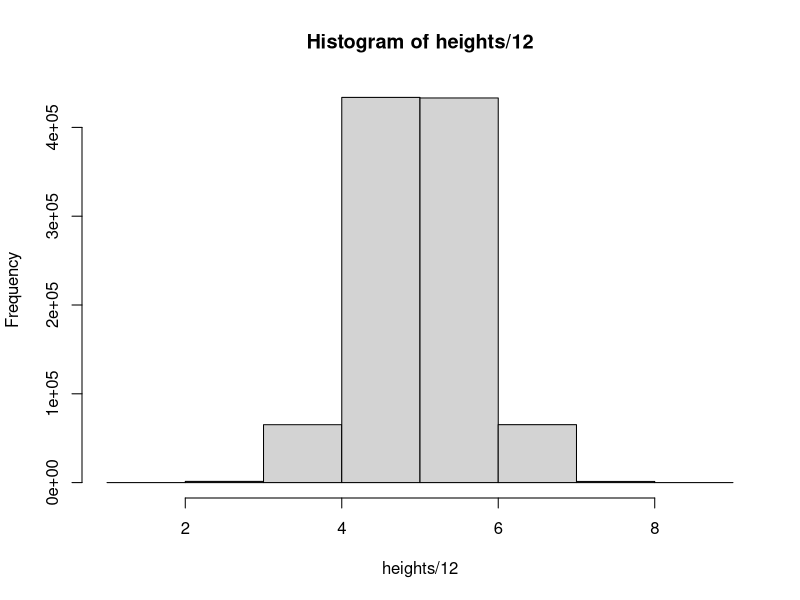
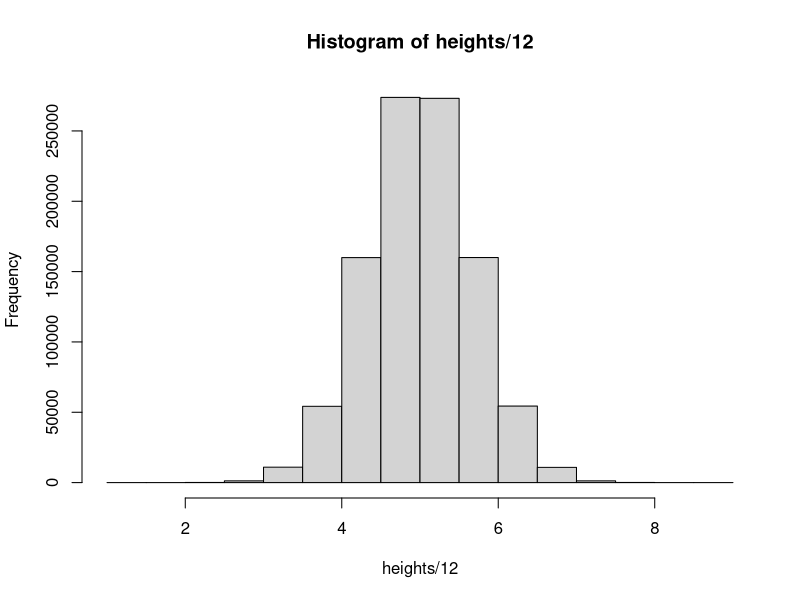
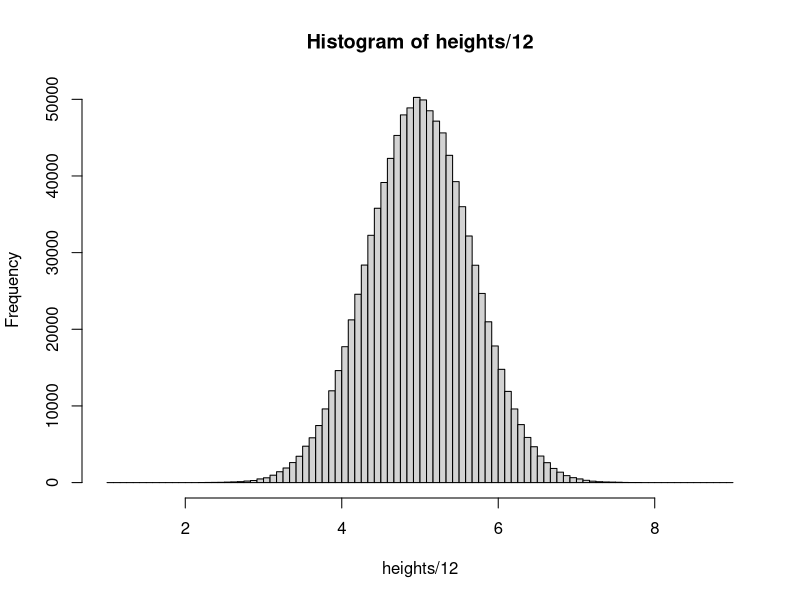
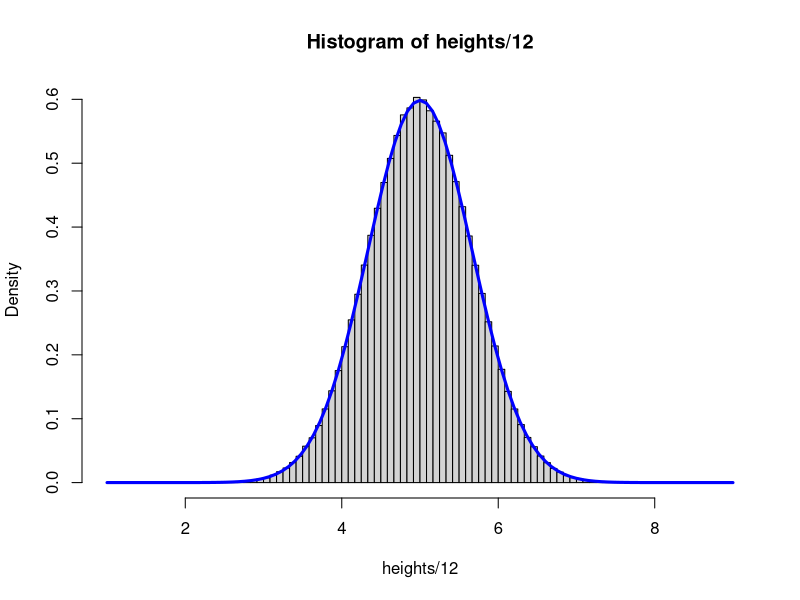
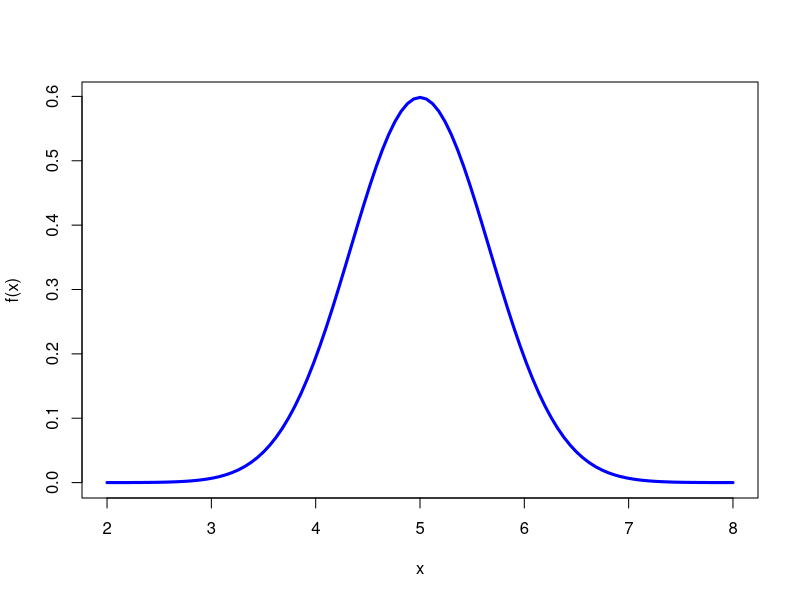
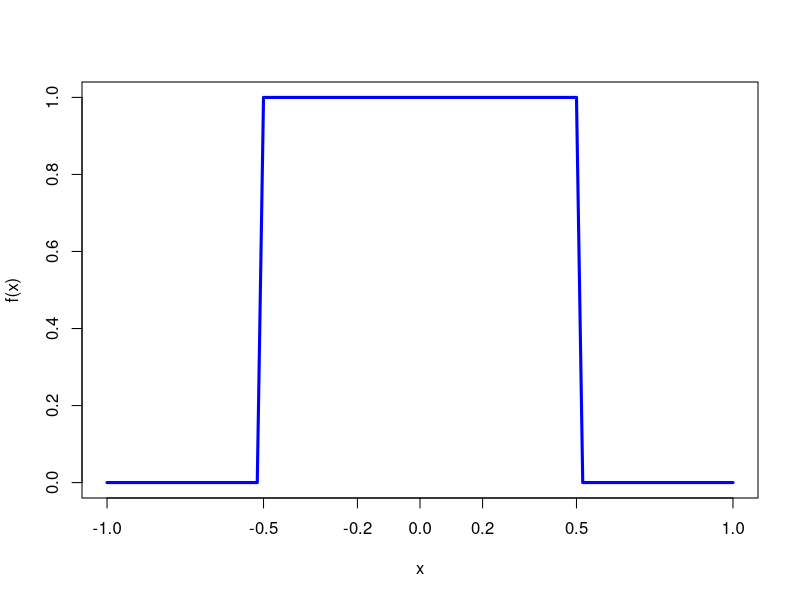
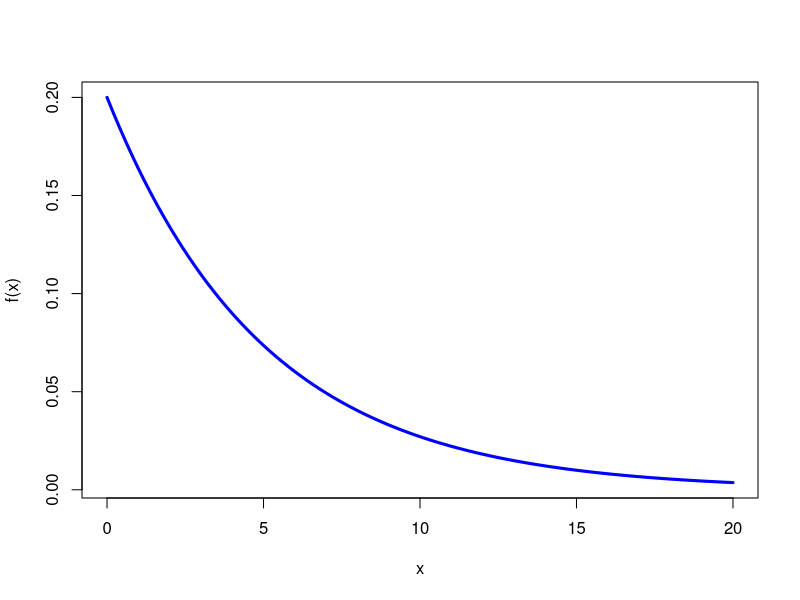

Write the R code that produced these figures, in order. (Note: this script raises an error after producing the figures.)
## ---- chunk 1
#| include: false
g <- glue::glue
library(ggplot2)
sapply(list.files(here::here('R'), full.names = T), source)
## ---- chunk 2
#| layout-ncol: 2

heights <- rnorm(1e6, 12*5, sd = 8)

heights_min <- floor(min(heights)/12)*12
heights_max <- ceiling(max(heights)/12)*12

hist(heights/12, breaks = seq(heights_min, heights_max, by = 12)/12)
hist(heights/12, breaks = seq(heights_min, heights_max, by = 6)/12)
hist(heights/12, breaks = seq(heights_min, heights_max, by = 1)/12)
hist(heights/12, breaks = seq(heights_min, heights_max, by = 1)/12, freq = FALSE)
curve(dnorm(x, mean = 12*5/12, sd = 8/(12)), from = heights_min/12, to = heights_max/12, add = TRUE, col = "blue", lwd = 3)
## ---- chunk 3
curve(dnorm(x, mean = 12*5/12, sd = 8/(12)), from = 2, to = 8, add = FALSE, col = "blue", lwd = 3, ylab = "f(x)")

## ---- chunk 4

curve(dunif(x, min = -.5, max = .5), from = -1, to = 1, col = "blue", lwd = 3, ylab = "f(x)", xaxt = 'n')
axis(side = 1, at = c(-1, -.5, -.2, 0, .2, .5, 1))

## ---- chunk 5
curve(dexp(x, rate = 1/5), from = 0, to = 20, col = "blue", lwd = 3, ylab = "f(x)", xaxt = 'n')
axis(side = 1, at = seq(0, 20, by = 5))
  
## ---- chunk 6
get_lecture_homework(16)
## ---- chunk 7
curve(dnorm(x, mean = 0, sd = 1), from = -5, to = 5, ylab = "PDF")
curve(dnorm(x, mean = 3, sd = 1), add = TRUE, col = "blue")
curve(dnorm(x, mean = 0, sd = 3), add = TRUE, col = "red")
## ---- chunk 8
get_lecture_homework(18)
